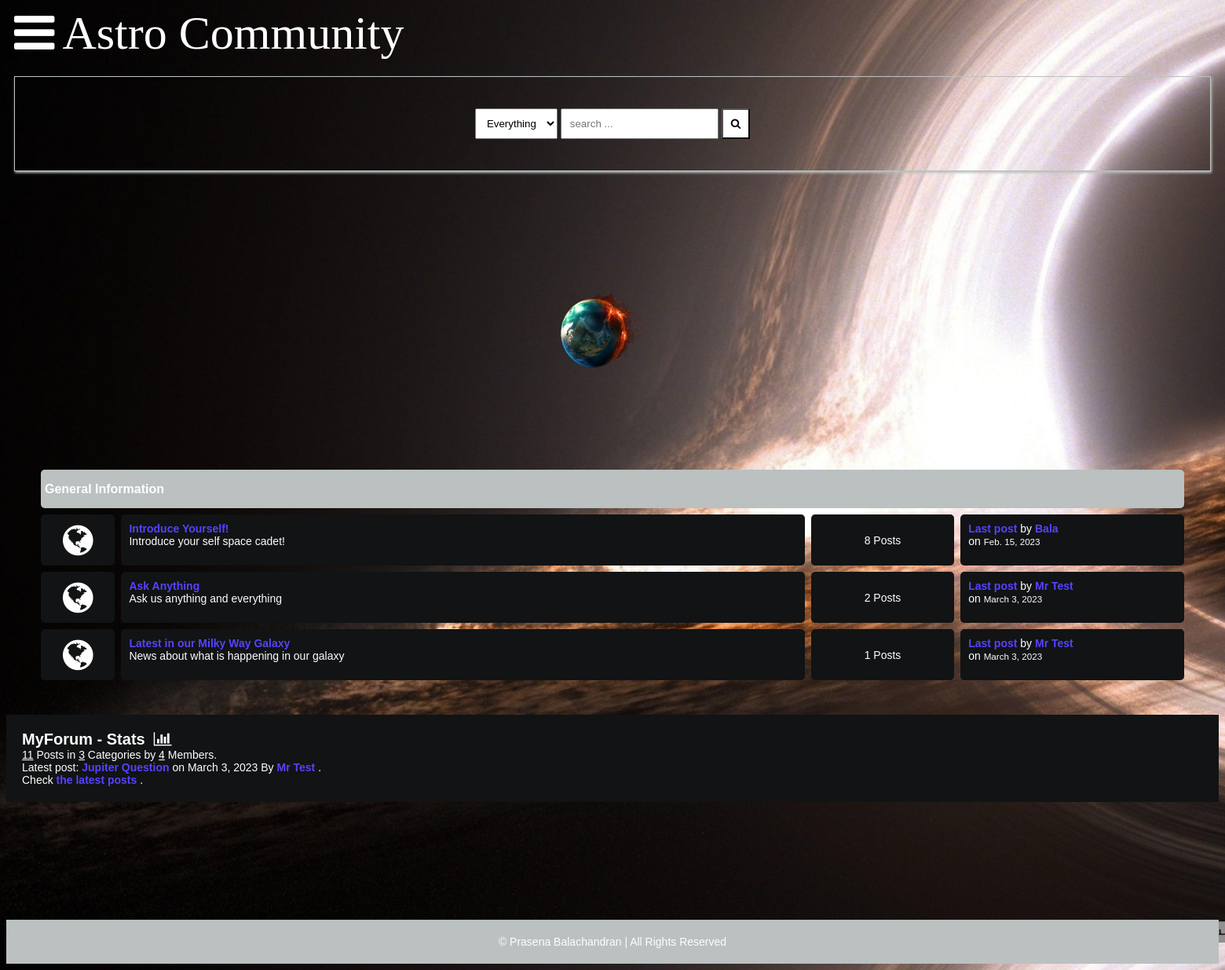
Before: / with the older database file.
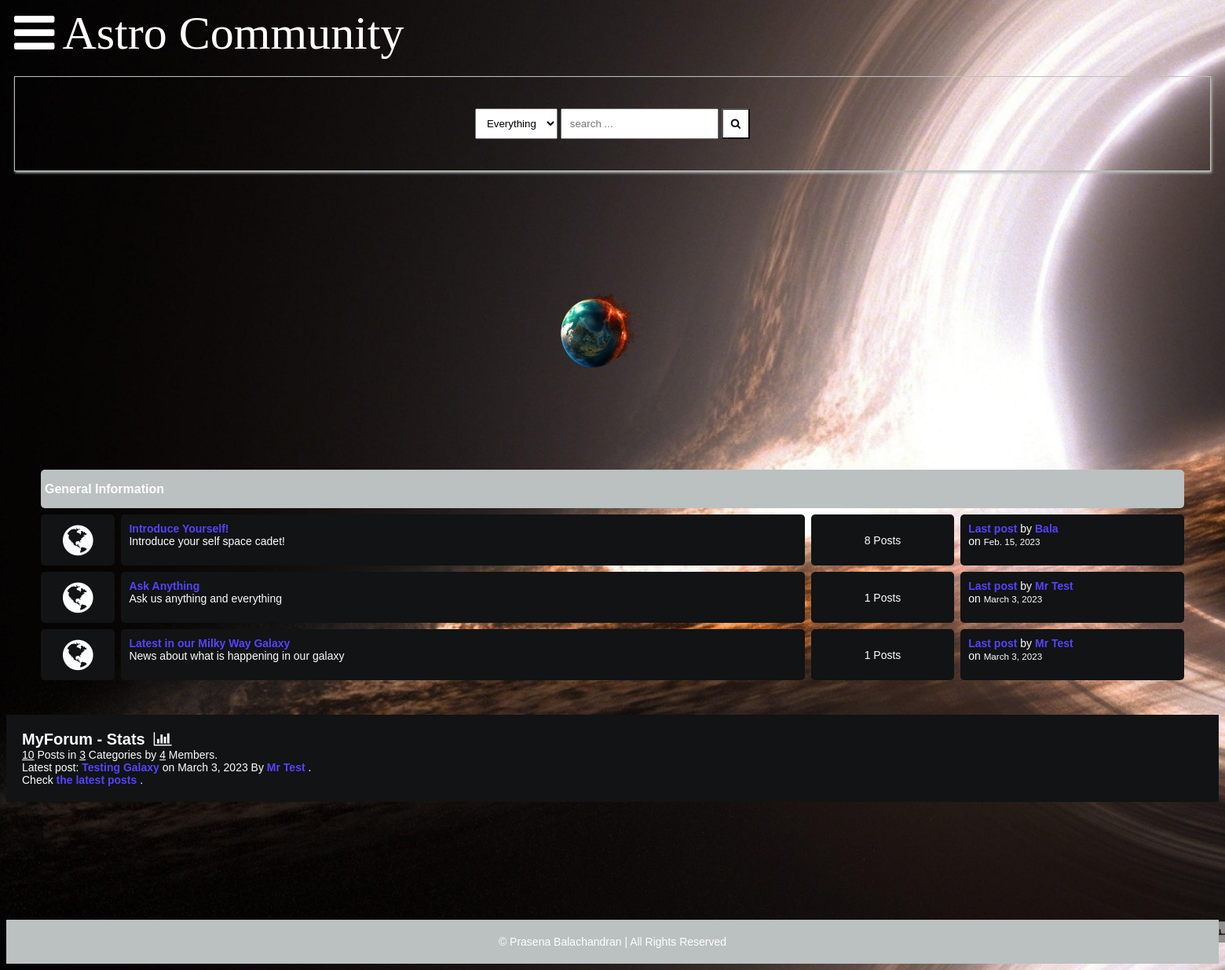
After: the same page with the newer database file.
### main/models.py (models this page shows, shortened)
class Category(models.Model):
    title = models.CharField(max_length=50)
    slug = models.SlugField(max_length=400, unique=True, blank=True)
    description = models.TextField(default="description")
    class Meta:
        verbose_name_plural = "categories"
    def get_url(self):
        return reverse("posts", kwargs={
            "slug": self.slug
        })
    @property
    def num_posts(self):
        return Post.objects.filter(categories=self).count()
    @property
    def last_post(self):
        return Post.objects.filter(categories=self).latest("date")

class Post(models.Model):
    title = models.CharField(max_length=400)
    slug = models.SlugField(max_length=400, unique=True, blank=True)
    user = models.ForeignKey(Author, on_delete=models.CASCADE)
    content = HTMLField()
    categories = models.ManyToManyField(Category)
    date = models.DateTimeField(auto_now_add=True)
    approved = models.BooleanField(default=False)
    hit_count_generic = GenericRelation(
        HitCount,
        object_id_field='object_pk',
        related_query_name='hit_count_generic_relation'
    )
    tags = TaggableManager()
    comments = models.ManyToManyField(Comment, blank=True)
    closed = models.BooleanField(default=False)
    state = models.CharField(max_length=40, default="zero")
    def get_url(self):
        return reverse("detail", kwargs={
            "slug": self.slug
        })

class Author(models.Model):
    user = models.ForeignKey(User, on_delete=models.CASCADE)
    fullname = models.CharField(max_length=40, blank=True)
    slug = slug = models.SlugField(max_length=400, unique=True, blank=True)
    bio = HTMLField()
    points = models.IntegerField(default=0)
    profile_pic = ResizedImageField(
        size=[50, 80],
        quality=100,
        upload_to="authors",
        default=None,
        null=True,
        blank=True
    )

### main/views.py (the view)
# urls.py: path("", home, name="home"),
def home(request):
    forums = Category.objects.all()
    num_posts = Post.objects.all().count()
    num_users = User.objects.all().count()
    num_categories = forums.count()
    try:
        last_post = Post.objects.latest("date")
    except Post.DoesNotExist:
        last_post = []
    context = {
        "forums": forums,
        "num_posts": num_posts,
        "num_users": num_users,
        "num_categories": num_categories,
        "last_post": last_post,
        "title": "ASTRO forum app"
    }
    return render(request, "index.html", context)

### main/context_processors.py (called while the page is built, shortened)
def searchFunction(request):
    search_context = {}
    posts = Post.objects.all()
    return search_context

### templates/index.html
{% extends 'base.html' %} {% block content %}
<div class="container">
    <div class="video-wrapper">
        <video playsinline autoplay muted loop>
            <source src="static/assets/videos/moon.mp4" type="video/webm">
        </video>
    </div>
    <div class="subforum">
        <div class="subforum-title">
            <h1>General Information</h1>
        </div>
        {% for forum in forums %}
        <div class="subforum-row">
            <div class="subforum-icon subforum-column center">
                <i class="fa fa-globe center"></i>
            </div>
            <div class="subforum-description subforum-column">
                <h4><a href="{{forum.get_url}}">{{forum.title}}</a></h4>
                <p>{{forum.description}}</p>
            </div>
            <div class="subforum-stats subforum-column center">
                <span>{{forum.num_posts}} Posts</span>
            </div>
            <div class="subforum-info subforum-column">
                <b><a href="{{forum.last_post.get_url}}">Last post</a></b> by <a href="">{{forum.last_post.user.fullname|title}}</a> <br>
                on <small>{{forum.last_post.date|date}}</small>
            </div>
        </div>
        {% endfor %}
    </div>
</div>
<div class="forum-info">
    <div class="chart">MyForum - Stats &nbsp;<i class="fa fa-bar-chart"></i></div>
    <span><u>{{num_posts}}</u> Posts in <u>{{num_categories}}</u> Categories by <u>{{num_users}}</u> Members.</span><br>
    {% if forums %}
    <span>
        Latest post: <b><a href="{{last_post.get_url}}">{{last_post.title}}</a></b> on {{last_post.date|date}} By <a href="">{{last_post.user.fullname|title}}</a>
    </span>
    .<br>
    <span>Check <a href="{% url 'latest_posts' %}">the latest posts</a> .</span><br>
    {% endif %}
</div>
{% endblock content %}

Changed rows visible on the page:
removed Post: title "Jupiter Question", date "March 3, 2023", user.fullname "Mr Test"
computed for Category "Ask Anything": num_posts "2" → "1"
now on this page (row unchanged): Post: title "Testing Galaxy", date "March 3, 2023", user.fullname "Mr Test"
Other visible differences:
{{ num_posts }}: "11" → "10"
